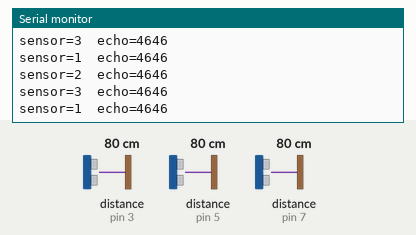
This sketch was run on a simulated Arduino Uno, built with avr-gcc and run on an emulated ATmega328P. On the bench: the last lines printed to the serial monitor. Wiring (inferred from the names in the program): 3 × ultrasonic range finder: trigger pin 2, echo pin 3 / trigger pin 4, echo pin 5 / trigger pin 6, echo pin 7. The inputs (shaded band) are chosen by the test bench; at power-on: distance to the obstacle (sensors on pin 3, pin 5, pin 7) 80 cm. The echo pulse lasts 58.3 µs per cm.

Above: at 1.2 s.
1.3 s: distance to the obstacle (sensor on pin 3) set to 2 cm
At 2.1 s:
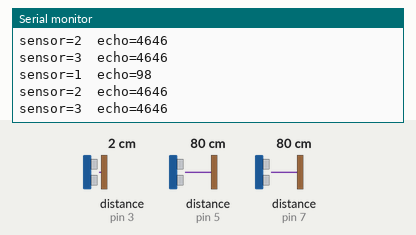
2.8 s: distance to the obstacle (sensor on pin 5) set to 2 cm
At 3.7 s:
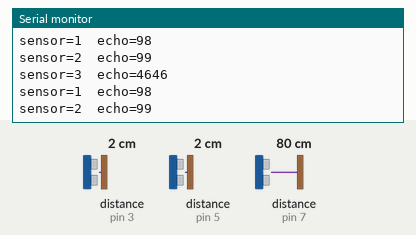
4.3 s: distance to the obstacle (sensor on pin 7) set to 2 cm
At 5.1 s:
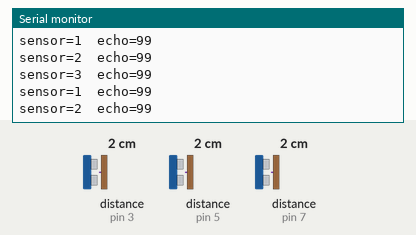
5.8 s: distance to the obstacle (sensor on pin 3) set to 4 cm
At 6.8 s:
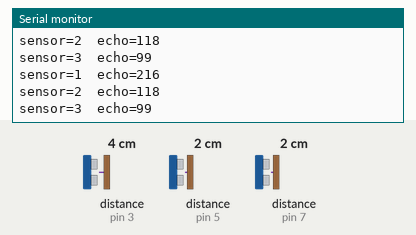
7.3 s: distance to the obstacle (sensor on pin 5) set to 4 cm
At 8.2 s:
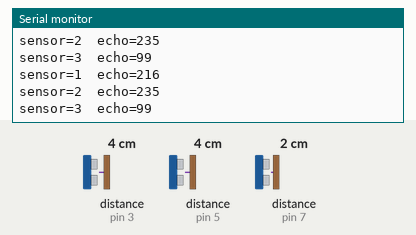
8.8 s: distance to the obstacle (sensor on pin 7) set to 4 cm
At 9.5 s:
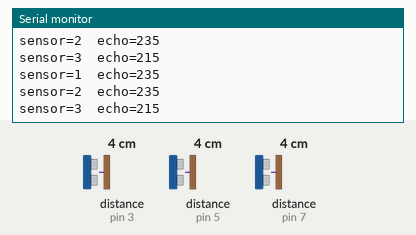
Timing chart, 0 to 11.3 s (numbered marks = the images above; inputs shaded):
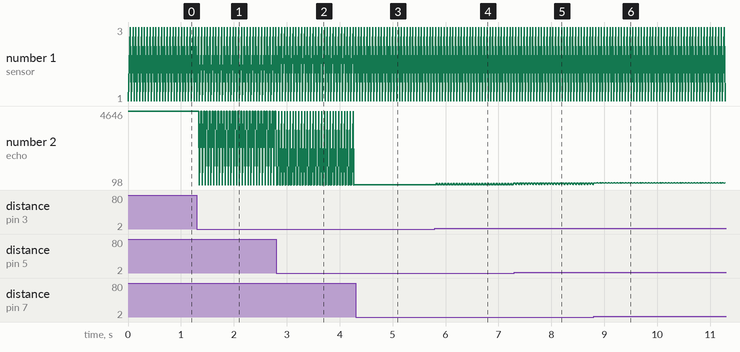

The sketch:

03_three_sequential.ino
```cpp
/*
 * 03_three_sequential.ino — incremental firmware sketch 3 of 5
 * 3D Ultrasonic Projectile Landing-Prediction System (CLAUDE.md S3-S4)
 *
 * Purpose: drive all THREE sensors from ONE absolute scheduler. The schedule is
 *          round-robin, one sensor per 18 ms slot:
 *            slot 0 -> S1 (t),  slot 1 -> S2 (t+18ms),  slot 2 -> S3 (t+36ms),
 *          repeating with a full-triplet period of 54 ms. A single scheduler
 *          (one next_slot_us advanced by 18 ms each slot) — NOT three
 *          independent ones — guarantees the fixed inter-sensor offsets.
 *
 *   Pin map (CLAUDE.md S3, do not deviate):
 *     S1 TRIG=D2 ECHO=D3 | S2 TRIG=D4 ECHO=D5 | S3 TRIG=D6 ECHO=D7
 *
 * BENCH PASS CRITERION (CLAUDE.md S4, sketch 03 — hand-check after upload):
 *   Readings change independently per sensor; the firing order is verifiable by
 *   blocking each sensor's beam in turn and watching ONLY that sensor's reading
 *   change (sensor=1/2/3 lines). A swapped sensor identity here would silently
 *   corrupt trilateration later, so confirm each label maps to the right pod.
 *
 * Firmware rules (CLAUDE.md S4): plain digitalWrite/pulseIn/micros() only, no
 *   interrupts, no timer libraries. TRIG pulse LOW 2us -> HIGH 10us -> LOW.
 *   Rigid equal 18 ms slots (do NOT jitter — A2). Serial 115200 baud.
 */

const uint8_t N_SENSORS = 3;
const uint8_t TRIG_PIN[N_SENSORS] = {2, 4, 6};   // S1, S2, S3 TRIG -> D2, D4, D6
const uint8_t ECHO_PIN[N_SENSORS] = {3, 5, 7};   // S1, S2, S3 ECHO -> D3, D5, D7

const unsigned long SLOT_US    = 18000UL;   // 18 ms per sensor slot
const unsigned long TIMEOUT_US = 12500UL;   // 12.5 ms pulse timeout (CLAUDE.md A1)

unsigned long next_slot_us;     // absolute boundary of the current slot
uint8_t s = 0;                  // current sensor index 0..2 (S1..S3)

void setup() {
  Serial.begin(115200);
  for (uint8_t i = 0; i < N_SENSORS; i++) {
    pinMode(TRIG_PIN[i], OUTPUT);
    pinMode(ECHO_PIN[i], INPUT);
    digitalWrite(TRIG_PIN[i], LOW);
  }
  next_slot_us = micros();      // first slot boundary = now
}

void loop() {
  // --- wait for this slot's boundary (absolute, no-drift; signed cast handles
  //     the micros() rollover) ---
  while ((long)(micros() - next_slot_us) < 0) {
    /* busy-wait */
  }

  // --- fire the current sensor: TRIG LOW 2us -> HIGH 10us -> LOW ---
  digitalWrite(TRIG_PIN[s], LOW);
  delayMicroseconds(2);
  digitalWrite(TRIG_PIN[s], HIGH);
  delayMicroseconds(10);
  digitalWrite(TRIG_PIN[s], LOW);

  unsigned long echo_us = pulseIn(ECHO_PIN[s], HIGH, TIMEOUT_US);  // 0 on timeout

  Serial.print("sensor=");
  Serial.print(s + 1);          // 1-based sensor id (S1/S2/S3)
  Serial.print("  echo=");
  Serial.println(echo_us);

  s = (s + 1) % N_SENSORS;       // advance round-robin S1 -> S2 -> S3 -> S1
  next_slot_us += SLOT_US;       // schedule the next 18 ms boundary (no drift)
}
```

Measured:
- after the input at 1.3 s, the serial monitor: prints a new line after 0.05 s (image 1)
- after the input at 2.8 s, the serial monitor: prints a new line at once (image 2)
- after the input at 4.3 s, the serial monitor: prints a new line at once (image 3)
- after the input at 5.8 s, the serial monitor: prints a new line at once (image 4)
- after the input at 7.3 s, the serial monitor: prints a new line at once (image 5)
- after the input at 8.8 s, the serial monitor: prints a new line at once (image 6)
- plotted number 2: 4646 → 99 after the input at 2.8 s, 99 → 216 after the input at 5.8 s
